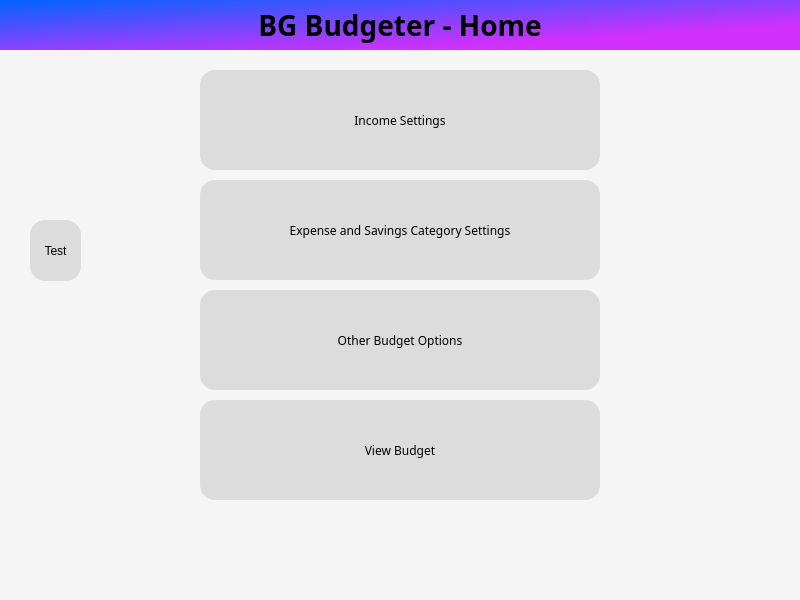
<?xml version="1.0" encoding="UTF-8"?>
<ui version="4.0">
 <class>BGBudgeterClass</class>
 <widget class="QMainWindow" name="BGBudgeterClass">
  <property name="geometry">
   <rect>
    <x>0</x>
    <y>0</y>
    <width>800</width>
    <height>600</height>
   </rect>
  </property>
  <property name="windowTitle">
   <string>BGBudgeter</string>
  </property>
  <widget class="QWidget" name="centralWidget">
   <widget class="QStackedWidget" name="stackedWidget">
    <property name="geometry">
     <rect>
      <x>0</x>
      <y>0</y>
      <width>800</width>
      <height>600</height>
     </rect>
    </property>
    <property name="styleSheet">
     <string notr="true">background-color: rgb(245, 245, 245);</string>
    </property>
    <widget class="QWidget" name="mainPage">
     <property name="font">
      <font>
       <family>Bookman Old Style</family>
      </font>
     </property>
     <property name="cursor">
      <cursorShape>PointingHandCursor</cursorShape>
     </property>
     <property name="styleSheet">
      <string notr="true">QPushButton {
	background-color: rgb(220,220,220);
	border-radius: 15px;
}

QPushButton:hover {
	background-color: rgb(200,200,200);
}

QPushButton:pressed {
	background-color: rgb(210,200,220);
}
</string>
     </property>
     <widget class="QLabel" name="mainTtl">
      <property name="geometry">
       <rect>
        <x>0</x>
        <y>0</y>
        <width>800</width>
        <height>50</height>
       </rect>
      </property>
      <property name="font">
       <font>
        <family>Bahnschrift</family>
        <pointsize>21</pointsize>
        <bold>true</bold>
       </font>
      </property>
      <property name="styleSheet">
       <string notr="true">background-color: qlineargradient(spread:pad, x1:0, y1:0, x2:0.75, y2:0.75, stop:0 rgba(0, 100, 255, 255), stop:1 rgba(200, 0, 255, 205));</string>
      </property>
      <property name="text">
       <string>BG Budgeter - Home</string>
      </property>
      <property name="alignment">
       <set>Qt::AlignmentFlag::AlignCenter</set>
      </property>
     </widget>
     <widget class="QPushButton" name="incomePageButton">
      <property name="geometry">
       <rect>
        <x>200</x>
        <y>70</y>
        <width>400</width>
        <height>100</height>
       </rect>
      </property>
      <property name="font">
       <font>
        <family>Bahnschrift</family>
       </font>
      </property>
      <property name="text">
       <string>Income Settings</string>
      </property>
      <property name="checkable">
       <bool>false</bool>
      </property>
     </widget>
     <widget class="QPushButton" name="categoryPageButton">
      <property name="geometry">
       <rect>
        <x>200</x>
        <y>180</y>
        <width>400</width>
        <height>100</height>
       </rect>
      </property>
      <property name="font">
       <font>
        <family>Bahnschrift</family>
       </font>
      </property>
      <property name="text">
       <string>Expense and Savings Category Settings</string>
      </property>
      <property name="checkable">
       <bool>false</bool>
      </property>
     </widget>
     <widget class="QPushButton" name="optionsPageButton">
      <property name="geometry">
       <rect>
        <x>200</x>
        <y>290</y>
        <width>400</width>
        <height>100</height>
       </rect>
      </property>
      <property name="font">
       <font>
        <family>Bahnschrift</family>
       </font>
      </property>
      <property name="text">
       <string>Other Budget Options</string>
      </property>
      <property name="checkable">
       <bool>false</bool>
      </property>
     </widget>
     <widget class="QPushButton" name="viewBudgetPageButton">
      <property name="geometry">
       <rect>
        <x>200</x>
        <y>400</y>
        <width>400</width>
        <height>100</height>
       </rect>
      </property>
      <property name="font">
       <font>
        <family>Bahnschrift</family>
       </font>
      </property>
      <property name="text">
       <string>View Budget</string>
      </property>
      <property name="checkable">
       <bool>false</bool>
      </property>
     </widget>
     <widget class="QLabel" name="mainPageInfoLbl">
      <property name="geometry">
       <rect>
        <x>70</x>
        <y>520</y>
        <width>661</width>
        <height>51</height>
       </rect>
      </property>
      <property name="text">
       <string/>
      </property>
     </widget>
     <widget class="QPushButton" name="testButton">
      <property name="geometry">
       <rect>
        <x>30</x>
        <y>220</y>
        <width>51</width>
        <height>61</height>
       </rect>
      </property>
      <property name="text">
       <string>Test</string>
      </property>
     </widget>
    </widget>
    <widget class="QWidget" name="incomeSetPage">
     <property name="font">
      <font>
       <family>Bahnschrift</family>
      </font>
     </property>
     <widget class="QLabel" name="incomeSetTtl">
      <property name="geometry">
       <rect>
        <x>0</x>
        <y>0</y>
        <width>800</width>
        <height>50</height>
       </rect>
      </property>
      <property name="font">
       <font>
        <family>Bahnschrift</family>
        <pointsize>21</pointsize>
        <bold>true</bold>
       </font>
      </property>
      <property name="styleSheet">
       <string notr="true">background-color: qlineargradient(spread:pad, x1:0, y1:0, x2:0.75, y2:0.75, stop:0 rgba(0, 100, 255, 255), stop:1 rgba(200, 0, 255, 205));</string>
      </property>
      <property name="text">
       <string>BG Budgeter - Income Settings</string>
      </property>
      <property name="alignment">
       <set>Qt::AlignmentFlag::AlignCenter</set>
      </property>
     </widget>
     <widget class="QLabel" name="incomeInfoLbl1">
      <property name="geometry">
       <rect>
        <x>20</x>
        <y>50</y>
        <width>760</width>
        <height>30</height>
       </rect>
      </property>
      <property name="font">
       <font>
        <family>Bahnschrift</family>
        <pointsize>10</pointsize>
        <bold>false</bold>
       </font>
      </property>
      <property name="text">
       <string>Income should include everything you wish to include in your budget, e.g. salary, loans, side income and even interest if you wish</string>
      </property>
      <property name="wordWrap">
       <bool>true</bool>
      </property>
     </widget>
     <widget class="QScrollArea" name="scrollArea">
      <property name="geometry">
       <rect>
        <x>10</x>
        <y>80</y>
        <width>780</width>
        <height>360</height>
       </rect>
      </property>
      <property name="widgetResizable">
       <bool>true</bool>
      </property>
      <widget class="QWidget" name="scrollAreaWidgetContents">
       <property name="geometry">
        <rect>
         <x>0</x>
         <y>0</y>
         <width>778</width>
         <height>358</height>
        </rect>
       </property>
       <widget class="QWidget" name="incomeWidget" native="true">
        <property name="geometry">
         <rect>
          <x>0</x>
          <y>0</y>
          <width>750</width>
          <height>80</height>
         </rect>
        </property>
        <property name="styleSheet">
         <string notr="true">border-radius: 10px;
background-color: rgb(200,200,200);</string>
        </property>
        <widget class="QLineEdit" name="incomeInputLE">
         <property name="geometry">
          <rect>
           <x>20</x>
           <y>25</y>
           <width>200</width>
           <height>30</height>
          </rect>
         </property>
         <property name="styleSheet">
          <string notr="true">border: 1px solid black;
background-color: white;
border-radius:5px;</string>
         </property>
        </widget>
        <widget class="QComboBox" name="incomePeriodComboBox">
         <property name="geometry">
          <rect>
           <x>240</x>
           <y>25</y>
           <width>200</width>
           <height>30</height>
          </rect>
         </property>
         <property name="styleSheet">
          <string notr="true">border: 1px solid black;
background-color: white;
border-radius: 5px;</string>
         </property>
         <item>
          <property name="text">
           <string>Annually</string>
          </property>
         </item>
         <item>
          <property name="text">
           <string>Monthly</string>
          </property>
         </item>
         <item>
          <property name="text">
           <string>Weekly</string>
          </property>
         </item>
         <item>
          <property name="text">
           <string>Maintenance Loan (Total/year)</string>
          </property>
         </item>
        </widget>
        <widget class="QSpinBox" name="payOccurencesPerYear">
         <property name="geometry">
          <rect>
           <x>520</x>
           <y>25</y>
           <width>80</width>
           <height>30</height>
          </rect>
         </property>
         <property name="styleSheet">
          <string notr="true">border: 1px solid black;
background-color: white;
border-radius:  5px;</string>
         </property>
         <property name="maximum">
          <number>52</number>
         </property>
         <property name="value">
          <number>52</number>
         </property>
        </widget>
        <widget class="QPushButton" name="removeButton">
         <property name="geometry">
          <rect>
           <x>660</x>
           <y>30</y>
           <width>75</width>
           <height>24</height>
          </rect>
         </property>
         <property name="styleSheet">
          <string notr="true">border: 1px solid black;
border-radius: 5px;
background-color: rgb(200,40,40);</string>
         </property>
         <property name="text">
          <string>Remove</string>
         </property>
        </widget>
       </widget>
      </widget>
     </widget>
     <widget class="QPushButton" name="addIncomeButton">
      <property name="geometry">
       <rect>
        <x>640</x>
        <y>450</y>
        <width>121</width>
        <height>31</height>
       </rect>
      </property>
      <property name="font">
       <font>
        <family>Bahnschrift</family>
       </font>
      </property>
      <property name="styleSheet">
       <string notr="true">QPushButton {
	background-color: rgb(0,160,200);
	border-style: solid;
	border-color: rgb(0,85,95);
	border-radius: 6px;
	border-width: 2px;
}

QPushButton:hover {
	background-color: rgb(0,140,180);
	border-style: solid;
	border-color: rgb(0,55,65);
	border-radius: 6px;
	border-width: 2px;
}

QPushButton:pressed {
	background-color: rgb(0, 120, 160);
	border-style: solid;
	border-color: rgb(0,45,55);
	border-radius: 6px;
	border-width: 2px;
}
</string>
      </property>
      <property name="text">
       <string>Add income source</string>
      </property>
     </widget>
     <widget class="QPushButton" name="updateIncomeButton">
      <property name="geometry">
       <rect>
        <x>325</x>
        <y>550</y>
        <width>150</width>
        <height>40</height>
       </rect>
      </property>
      <property name="font">
       <font>
        <family>Bahnschrift</family>
       </font>
      </property>
      <property name="styleSheet">
       <string notr="true">QPushButton {
	background-color: rgb(0,150,110);
	border-style: solid;
	border-color: rgb(0,75,65);
	border-radius: 6px;
	border-width: 2px;
}

QPushButton:hover {
	background-color: rgb(0,130,90);
	border-style: solid;
	border-color: rgb(0,45,35);
	border-radius: 6px;
	border-width: 2px;
}

QPushButton:pressed {
	background-color: rgb(0,110,70);
	border-style: solid;
	border-color: rgb(0,35,25);
	border-radius: 6px;
	border-width: 2px;
}
</string>
      </property>
      <property name="text">
       <string>UPDATE</string>
      </property>
     </widget>
     <widget class="QPushButton" name="backButtonIncomePage">
      <property name="geometry">
       <rect>
        <x>5</x>
        <y>5</y>
        <width>40</width>
        <height>40</height>
       </rect>
      </property>
      <property name="font">
       <font>
        <family>Bahnschrift</family>
        <pointsize>9</pointsize>
        <italic>false</italic>
        <bold>true</bold>
       </font>
      </property>
      <property name="styleSheet">
       <string notr="true">QPushButton {
	background-color: rgb(100,150,250);
	border-style: solid;
	border-color: rgb(50,50,50);
	border-radius: 6px;
	border-width: 2px;
}

QPushButton:hover {
	background-color: rgb(90,140,240);
	border-style: solid;
	border-color: rgb(30,30,30);
	border-radius: 6px;
	border-width: 2px;
}

QPushButton:pressed {
	background-color: rgb(70,120,220);
	border-style: solid;
	border-color: rgb(0,0,0);
	border-radius: 6px;
	border-width: 2px;
}
</string>
      </property>
      <property name="text">
       <string>BACK</string>
      </property>
     </widget>
    </widget>
    <widget class="QWidget" name="categoryPage">
     <property name="font">
      <font>
       <family>Bookman Old Style</family>
      </font>
     </property>
     <widget class="QLabel" name="categoryTtl">
      <property name="geometry">
       <rect>
        <x>0</x>
        <y>0</y>
        <width>800</width>
        <height>50</height>
       </rect>
      </property>
      <property name="font">
       <font>
        <family>Bahnschrift</family>
        <pointsize>21</pointsize>
        <bold>true</bold>
       </font>
      </property>
      <property name="styleSheet">
       <string notr="true">background-color: qlineargradient(spread:pad, x1:0, y1:0, x2:0.75, y2:0.75, stop:0 rgba(0, 100, 255, 255), stop:1 rgba(200, 0, 255, 205));</string>
      </property>
      <property name="text">
       <string>BG Budgeter - Category Settings</string>
      </property>
      <property name="alignment">
       <set>Qt::AlignmentFlag::AlignCenter</set>
      </property>
     </widget>
     <widget class="QTableWidget" name="categoryTable">
      <property name="geometry">
       <rect>
        <x>0</x>
        <y>100</y>
        <width>800</width>
        <height>410</height>
       </rect>
      </property>
     </widget>
     <widget class="QLineEdit" name="categoryInputLE">
      <property name="geometry">
       <rect>
        <x>10</x>
        <y>60</y>
        <width>700</width>
        <height>30</height>
       </rect>
      </property>
     </widget>
     <widget class="QPushButton" name="addCategoryButton">
      <property name="geometry">
       <rect>
        <x>720</x>
        <y>60</y>
        <width>70</width>
        <height>30</height>
       </rect>
      </property>
      <property name="font">
       <font>
        <family>Bahnschrift</family>
        <pointsize>11</pointsize>
        <bold>false</bold>
       </font>
      </property>
      <property name="styleSheet">
       <string notr="true">background-color: rgb(6, 181, 114);
border-radius: 5px;</string>
      </property>
      <property name="text">
       <string>Add</string>
      </property>
     </widget>
     <widget class="QLabel" name="categoryTipsLbl">
      <property name="geometry">
       <rect>
        <x>10</x>
        <y>520</y>
        <width>780</width>
        <height>80</height>
       </rect>
      </property>
      <property name="font">
       <font>
        <family>Bahnschrift Light</family>
       </font>
      </property>
      <property name="text">
       <string>Tips:
- Any money you want to save per budget period should be included here
  as a separate category</string>
      </property>
      <property name="alignment">
       <set>Qt::AlignmentFlag::AlignCenter</set>
      </property>
     </widget>
     <widget class="QPushButton" name="backButtonCategoryPage">
      <property name="geometry">
       <rect>
        <x>5</x>
        <y>5</y>
        <width>40</width>
        <height>40</height>
       </rect>
      </property>
      <property name="font">
       <font>
        <family>Bahnschrift</family>
        <pointsize>9</pointsize>
        <italic>false</italic>
        <bold>true</bold>
       </font>
      </property>
      <property name="styleSheet">
       <string notr="true">QPushButton {
	background-color: rgb(100,150,250);
	border-style: solid;
	border-color: rgb(50,50,50);
	border-radius: 6px;
	border-width: 2px;
}

QPushButton:hover {
	background-color: rgb(90,140,240);
	border-style: solid;
	border-color: rgb(30,30,30);
	border-radius: 6px;
	border-width: 2px;
}

QPushButton:pressed {
	background-color: rgb(70,120,220);
	border-style: solid;
	border-color: rgb(0,0,0);
	border-radius: 6px;
	border-width: 2px;
}
</string>
      </property>
      <property name="text">
       <string>BACK</string>
      </property>
     </widget>
    </widget>
    <widget class="QWidget" name="optionsPage">
     <widget class="QLabel" name="otherOptionsTtl">
      <property name="geometry">
       <rect>
        <x>0</x>
        <y>0</y>
        <width>800</width>
        <height>50</height>
       </rect>
      </property>
      <property name="font">
       <font>
        <family>Bahnschrift</family>
        <pointsize>21</pointsize>
        <bold>true</bold>
       </font>
      </property>
      <property name="styleSheet">
       <string notr="true">background-color: qlineargradient(spread:pad, x1:0, y1:0, x2:0.75, y2:0.75, stop:0 rgba(0, 100, 255, 255), stop:1 rgba(200, 0, 255, 205));</string>
      </property>
      <property name="text">
       <string>BG Budgeter - Other Options</string>
      </property>
      <property name="alignment">
       <set>Qt::AlignmentFlag::AlignCenter</set>
      </property>
     </widget>
     <widget class="QPushButton" name="backButtonOptionsPage">
      <property name="geometry">
       <rect>
        <x>5</x>
        <y>5</y>
        <width>40</width>
        <height>40</height>
       </rect>
      </property>
      <property name="font">
       <font>
        <family>Bahnschrift</family>
        <pointsize>9</pointsize>
        <italic>false</italic>
        <bold>true</bold>
       </font>
      </property>
      <property name="styleSheet">
       <string notr="true">QPushButton {
	background-color: rgb(100,150,250);
	border-style: solid;
	border-color: rgb(50,50,50);
	border-radius: 6px;
	border-width: 2px;
}

QPushButton:hover {
	background-color: rgb(90,140,240);
	border-style: solid;
	border-color: rgb(30,30,30);
	border-radius: 6px;
	border-width: 2px;
}

QPushButton:pressed {
	background-color: rgb(70,120,220);
	border-style: solid;
	border-color: rgb(0,0,0);
	border-radius: 6px;
	border-width: 2px;
}
</string>
      </property>
      <property name="text">
       <string>BACK</string>
      </property>
     </widget>
    </widget>
    <widget class="QWidget" name="viewBudgetPage">
     <widget class="QLabel" name="otherOptionsTtl_2">
      <property name="geometry">
       <rect>
        <x>0</x>
        <y>0</y>
        <width>800</width>
        <height>50</height>
       </rect>
      </property>
      <property name="font">
       <font>
        <family>Bahnschrift</family>
        <pointsize>21</pointsize>
        <bold>true</bold>
       </font>
      </property>
      <property name="styleSheet">
       <string notr="true">background-color: qlineargradient(spread:pad, x1:0, y1:0, x2:0.75, y2:0.75, stop:0 rgba(0, 100, 255, 255), stop:1 rgba(200, 0, 255, 205));</string>
      </property>
      <property name="text">
       <string>BG Budgeter - Other Options</string>
      </property>
      <property name="alignment">
       <set>Qt::AlignmentFlag::AlignCenter</set>
      </property>
     </widget>
     <widget class="QPushButton" name="backButtonViewBudgetPage">
      <property name="geometry">
       <rect>
        <x>0</x>
        <y>0</y>
        <width>40</width>
        <height>40</height>
       </rect>
      </property>
      <property name="font">
       <font>
        <family>Bahnschrift</family>
        <pointsize>9</pointsize>
        <italic>false</italic>
        <bold>true</bold>
       </font>
      </property>
      <property name="styleSheet">
       <string notr="true">QPushButton {
	background-color: rgb(100,150,250);
	border-style: solid;
	border-color: rgb(50,50,50);
	border-radius: 6px;
	border-width: 2px;
}

QPushButton:hover {
	background-color: rgb(90,140,240);
	border-style: solid;
	border-color: rgb(30,30,30);
	border-radius: 6px;
	border-width: 2px;
}

QPushButton:pressed {
	background-color: rgb(70,120,220);
	border-style: solid;
	border-color: rgb(0,0,0);
	border-radius: 6px;
	border-width: 2px;
}
</string>
      </property>
      <property name="text">
       <string>BACK</string>
      </property>
     </widget>
    </widget>
   </widget>
  </widget>
 </widget>
 <layoutdefault spacing="6" margin="11"/>
 <resources>
  <include location="BGBudgeter.qrc"/>
 </resources>
 <connections/>
</ui>
